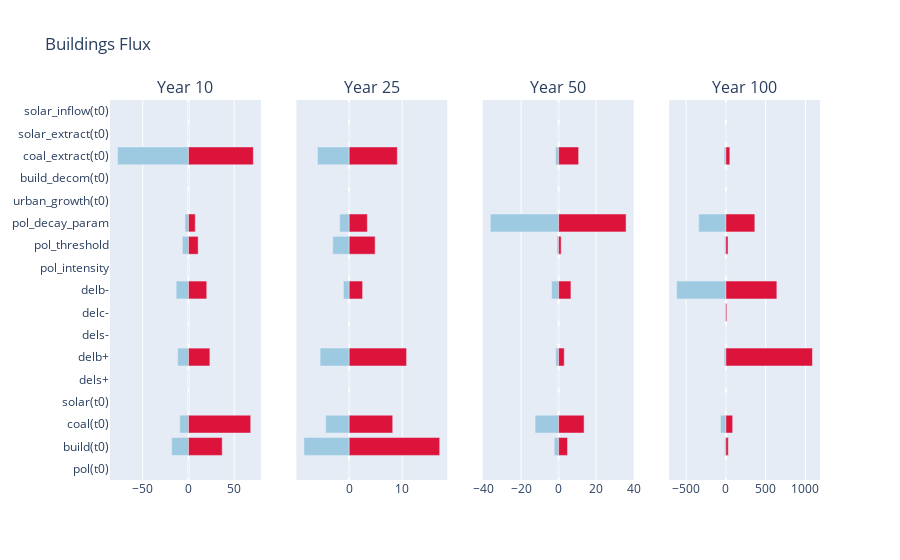

This figure's notebook cell:
### Code cell
fig = plot_value_over_time("buildings", "flux")
fig

### Figure 1 — Plotly figure (JSON) as saved in the notebook; plotly's stock layout.template omitted (floating-point values rounded to 4 significant figures)
{"data": [{"marker": {"color": "rgb( 158, 202, 225)"}, "name": "Low", "orientation": "h", "showlegend": false, "type": "bar", "x": [0, -18.42, -9.556, 0, 0, -11.84, 0, 0, -13.48, 0, -6.684, -3.878, 0, 0, -77.57, 0, 0], "xaxis": "x", "y": ["pol(t0)", "build(t0)", "coal(t0)", "solar(t0)", "dels+", "delb+", "dels-", "delc-", "delb-", "pol_intensity", "pol_threshold", "pol_decay_param", "urban_growth(t0)", "build_decom(t0)", "coal_extract(t0)", "solar_extract(t0)", "solar_inflow(t0)"], "yaxis": "y"}, {"marker": {"color": "Crimson"}, "name": "High", "orientation": "h", "showlegend": false, "type": "bar", "x": [0, 36.84, 68.01, 0, 0, 23.36, 0, 0, 19.95, 0, 10.56, 7.387, 0, 0, 70.88, 0, 0], "xaxis": "x", "y": ["pol(t0)", "build(t0)", "coal(t0)", "solar(t0)", "dels+", "delb+", "dels-", "delc-", "delb-", "pol_intensity", "pol_threshold", "pol_decay_param", "urban_growth(t0)", "build_decom(t0)", "coal_extract(t0)", "solar_extract(t0)", "solar_inflow(t0)"], "yaxis": "y"}, {"marker": {"color": "rgb( 158, 202, 225)"}, "name": "Low", "orientation": "h", "showlegend": false, "type": "bar", "x": [0, -8.535, -4.427, 0, 0, -5.487, 0, 0, -1.086, 0, -3.097, -1.797, 0, 0, -5.978, 0, 0], "xaxis": "x2", "y": ["pol(t0)", "build(t0)", "coal(t0)", "solar(t0)", "dels+", "delb+", "dels-", "delc-", "delb-", "pol_intensity", "pol_threshold", "pol_decay_param", "urban_growth(t0)", "build_decom(t0)", "coal_extract(t0)", "solar_extract(t0)", "solar_inflow(t0)"], "yaxis": "y2"}, {"marker": {"color": "Crimson"}, "name": "High", "orientation": "h", "showlegend": false, "type": "bar", "x": [0, 17.07, 8.21, 0, 0, 10.82, 0, 0, 2.53, 0, 4.893, 3.422, 0, 0, 9.074, 0, 0], "xaxis": "x2", "y": ["pol(t0)", "build(t0)", "coal(t0)", "solar(t0)", "dels+", "delb+", "dels-", "delc-", "delb-", "pol_intensity", "pol_threshold", "pol_decay_param", "urban_growth(t0)", "build_decom(t0)", "coal_extract(t0)", "solar_extract(t0)", "solar_inflow(t0)"], "yaxis": "y2"}, {"marker": {"color": "rgb( 158, 202, 225)"}, "name": "Low", "orientation": "h", "showlegend": false, "type": "bar", "x": [0, -2.367, -12.54, 0, 0, -1.522, 0, 0, -3.753, 0, -0.8589, -36.44, 0, 0, -1.658, 0, 0], "xaxis": "x3", "y": ["pol(t0)", "build(t0)", "coal(t0)", "solar(t0)", "dels+", "delb+", "dels-", "delc-", "delb-", "pol_intensity", "pol_threshold", "pol_decay_param", "urban_growth(t0)", "build_decom(t0)", "coal_extract(t0)", "solar_extract(t0)", "solar_inflow(t0)"], "yaxis": "y3"}, {"marker": {"color": "Crimson"}, "name": "High", "orientation": "h", "showlegend": false, "type": "bar", "x": [0, 4.735, 13.59, 0, 0, 3.003, 0, 0, 6.572, 0, 1.357, 35.99, 0, 0, 10.68, 0, 0], "xaxis": "x3", "y": ["pol(t0)", "build(t0)", "coal(t0)", "solar(t0)", "dels+", "delb+", "dels-", "delc-", "delb-", "pol_intensity", "pol_threshold", "pol_decay_param", "urban_growth(t0)", "build_decom(t0)", "coal_extract(t0)", "solar_extract(t0)", "solar_inflow(t0)"], "yaxis": "y3"}, {"marker": {"color": "rgb( 158, 202, 225)"}, "name": "Low", "orientation": "h", "showlegend": false, "type": "bar", "x": [0, -16.01, -67.5, 0, 0, -22.06, 0, -9.959, -618.7, 0, -16.05, -341.5, 0, 0, -22.55, 0, 0], "xaxis": "x4", "y": ["pol(t0)", "build(t0)", "coal(t0)", "solar(t0)", "dels+", "delb+", "dels-", "delc-", "delb-", "pol_intensity", "pol_threshold", "pol_decay_param", "urban_growth(t0)", "build_decom(t0)", "coal_extract(t0)", "solar_extract(t0)", "solar_inflow(t0)"], "yaxis": "y4"}, {"marker": {"color": "Crimson"}, "name": "High", "orientation": "h", "showlegend": false, "type": "bar", "x": [0, 30.52, 85.53, 0, 0, 1088.0, 0, 12.28, 640.7, 0, 26.91, 363.9, 0, 0, 49.62, 0, 0], "xaxis": "x4", "y": ["pol(t0)", "build(t0)", "coal(t0)", "solar(t0)", "dels+", "delb+", "dels-", "delc-", "delb-", "pol_intensity", "pol_threshold", "pol_decay_param", "urban_growth(t0)", "build_decom(t0)", "coal_extract(t0)", "solar_extract(t0)", "solar_inflow(t0)"], "yaxis": "y4"}], "layout": {"annotations": [{"font": {"size": 16}, "showarrow": false, "text": "Year 10", "x": 0.1062, "xanchor": "center", "xref": "paper", "y": 1, "yanchor": "bottom", "yref": "paper"}, {"font": {"size": 16}, "showarrow": false, "text": "Year 25", "x": 0.3688, "xanchor": "center", "xref": "paper", "y": 1, "yanchor": "bottom", "yref": "paper"}, {"font": {"size": 16}, "showarrow": false, "text": "Year 50", "x": 0.6313, "xanchor": "center", "xref": "paper", "y": 1, "yanchor": "bottom", "yref": "paper"}, {"font": {"size": 16}, "showarrow": false, "text": "Year 100", "x": 0.8938, "xanchor": "center", "xref": "paper", "y": 1, "yanchor": "bottom", "yref": "paper"}], "barmode": "overlay", "title": {"text": "Buildings Flux"}, "xaxis": {"anchor": "y", "domain": [0, 0.2125]}, "xaxis2": {"anchor": "y2", "domain": [0.2625, 0.475]}, "xaxis3": {"anchor": "y3", "domain": [0.525, 0.7375]}, "xaxis4": {"anchor": "y4", "domain": [0.7875, 1]}, "yaxis": {"anchor": "x", "domain": [0, 1]}, "yaxis2": {"anchor": "x2", "domain": [0, 1], "matches": "y", "showticklabels": false}, "yaxis3": {"anchor": "x3", "domain": [0, 1], "matches": "y", "showticklabels": false}, "yaxis4": {"anchor": "x4", "domain": [0, 1], "matches": "y", "showticklabels": false}}}
